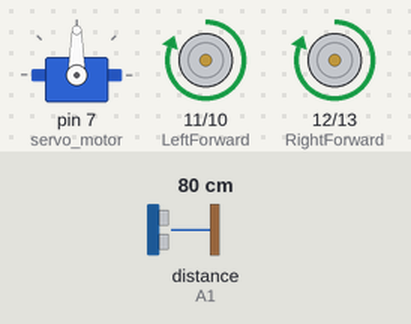
Recording of a sketch running on a simulated Arduino Uno, built with avr-gcc and run on an emulated ATmega328P. Shown: servo, motor-driver pin pairs drawn as motors (green arrow = first pin HIGH = forward, orange = second pin HIGH = backward, longer = more drive). Wiring (inferred from the names in the program): ultrasonic range finder: trigger A0; echo A1. The test bench sets the inputs (shaded band); at power-on: distance to the obstacle (sensor on A1) 80 cm. The echo pulse lasts 58.3 µs per cm.

Above: at 4.2 s.
4.3 s: distance to the obstacle (sensor on A1) set to 40 cm
5.8 s: distance to the obstacle (sensor on A1) set to 32 cm
At 6.4 s:
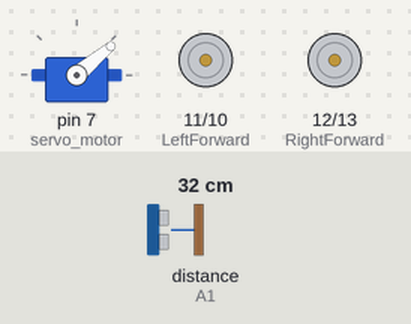
8.8 s: distance to the obstacle (sensor on A1) set to 60 cm
At 9.3 s:
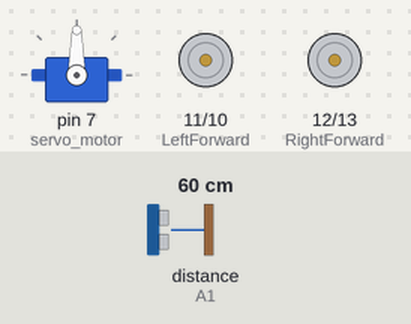
11.4 s: distance to the obstacle (sensor on A1) set to 2 cm
At 12.6 s:
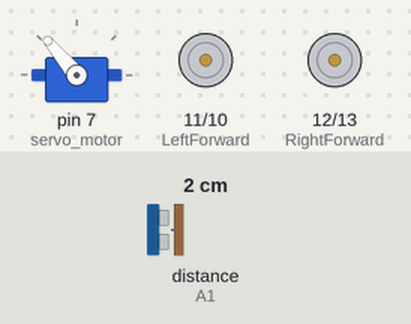
14.4 s: distance to the obstacle (sensor on A1) set to 120 cm
At 15.4 s:
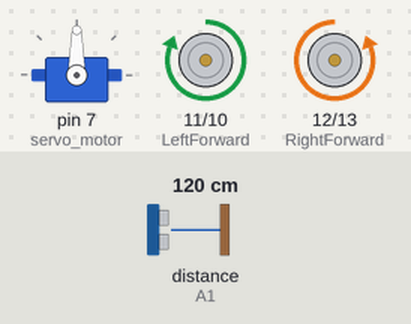
Timing chart, 0 to 17.4 s (numbered marks = the images above; inputs shaded):
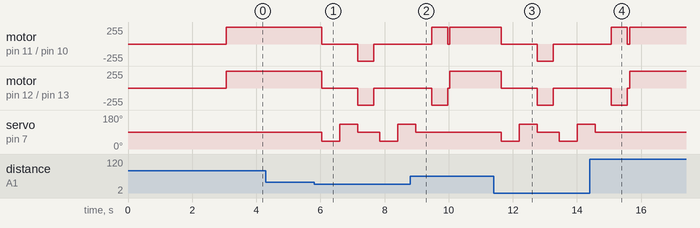

The sketch:

obstacle_detecting_bot.ino
```cpp
#include <Servo.h>
#include <NewPing.h>

const int LeftForward = 11;
const int LeftBackward = 10;
const int RightForward = 12;
const int RightBackward = 13;

#define trig_pin A0
#define echo_pin A1


Servo servo_motor;

void setup(){
  pinMode(trig_pin , OUTPUT);
  pinMode(echo_pin , INPUT);
  pinMode(RightForward, OUTPUT);
  pinMode(LeftForward, OUTPUT);
  pinMode(LeftBackward, OUTPUT);
  pinMode(RightBackward, OUTPUT);
  servo_motor.attach(7); //servo pin
  servo_motor.write(90);
  delay(3000);
}
int distance;
void loop() {
  findDistance() ;

  if (distance > 35) {
    forward();
    delay(60);
  } else {
    delay(60);
    findDistance();
    if (distance > 35) {
      forward();
    } else {
      Stop();
      servo_motor.write(40);
      delay(500);
      findDistance();
      if (distance>35){
        servo_motor.write(90);
        delay(500);
        rightward();
        delay(500);
        Stop();
      }else{
        servo_motor.write(130);
        delay(500);
        findDistance();
        if (distance>35){
          servo_motor.write(90);
          delay(500);
          leftward();
          delay(500);
          Stop();
        }else{
          servo_motor.write(90);
          backward();
          delay(500);
          Stop();

        }
      }
    }
  }
}
void forward() {
  digitalWrite(LeftForward, HIGH);
  digitalWrite(LeftBackward, LOW);
  digitalWrite(RightForward, HIGH);
  digitalWrite(RightBackward, LOW);
}
void backward() {
  digitalWrite(LeftForward, LOW);
  digitalWrite(LeftBackward, HIGH);
  digitalWrite(RightForward, LOW);
  digitalWrite(RightBackward, HIGH);
}
void leftward() {
  digitalWrite(LeftForward, HIGH);
  digitalWrite(LeftBackward, LOW);
  digitalWrite(RightForward, LOW);
  digitalWrite(RightBackward, HIGH);
}
void rightward() {
  digitalWrite(LeftForward, LOW);
  digitalWrite(LeftBackward, HIGH);
  digitalWrite(RightForward, HIGH);
  digitalWrite(RightBackward, LOW);
}
void Stop() {
  digitalWrite(LeftForward, LOW);
  digitalWrite(LeftBackward, LOW);
  digitalWrite(RightForward, LOW);
  digitalWrite(RightBackward, LOW);
}

void findDistance() {
  int duration;
  digitalWrite(trig_pin, HIGH);
  delayMicroseconds(10);
  digitalWrite(trig_pin, LOW);

  duration = pulseIn(echo_pin, HIGH);
  distance = (1 / 29.1) * (duration / 2);
  delay(60);

}
```

Measured:
- the behaviour switches between 37 and 36 cm on distance to the obstacle (sensor on A1) (found by bisection; images 0 and 1)
- after the input at 4.3 s, every drawn part: stays the same
- after the input at 5.8 s, motor on pin 11 (LeftForward) / pin 10 (LeftBackward), motor on pin 12 (RightForward) / pin 13 (RightBackward): forward 255/255 → stopped after 0.24 s, → backward 255/255 1.1 s later, → stopped 0.50 s later
- after the input at 8.8 s, servo on pin 7 (servo_motor): goes on until 9.0 s, then stays 90°
- after the input at 11.4 s, motor on pin 11 (LeftForward) / pin 10 (LeftBackward), motor on pin 12 (RightForward) / pin 13 (RightBackward): forward 255/255 → stopped after 0.24 s, → backward 255/255 1.1 s later, → stopped 0.50 s later
- after the input at 14.4 s, servo on pin 7 (servo_motor): goes on until 14.6 s, then stays 90°
